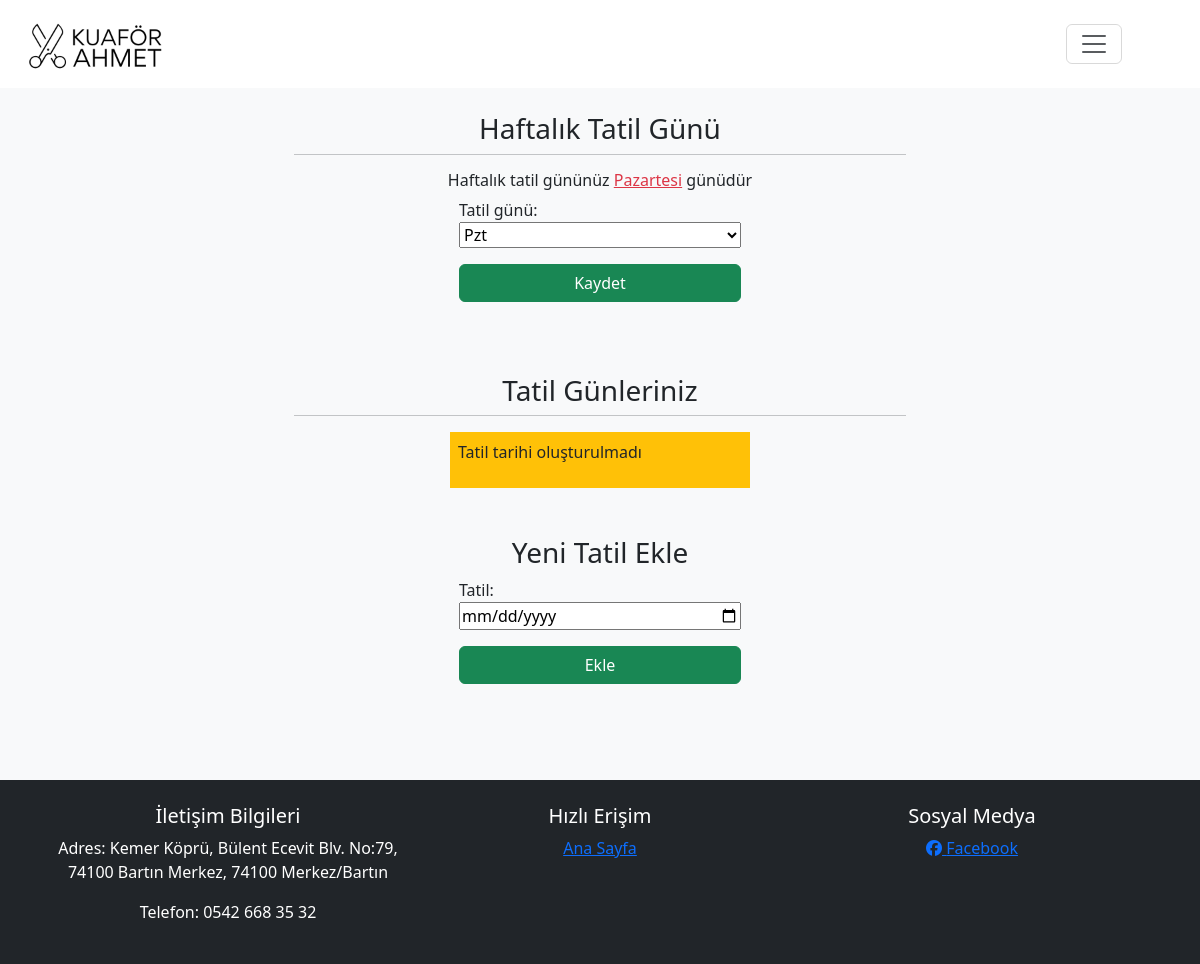
Before: /tatil (signed in) with the older database file.
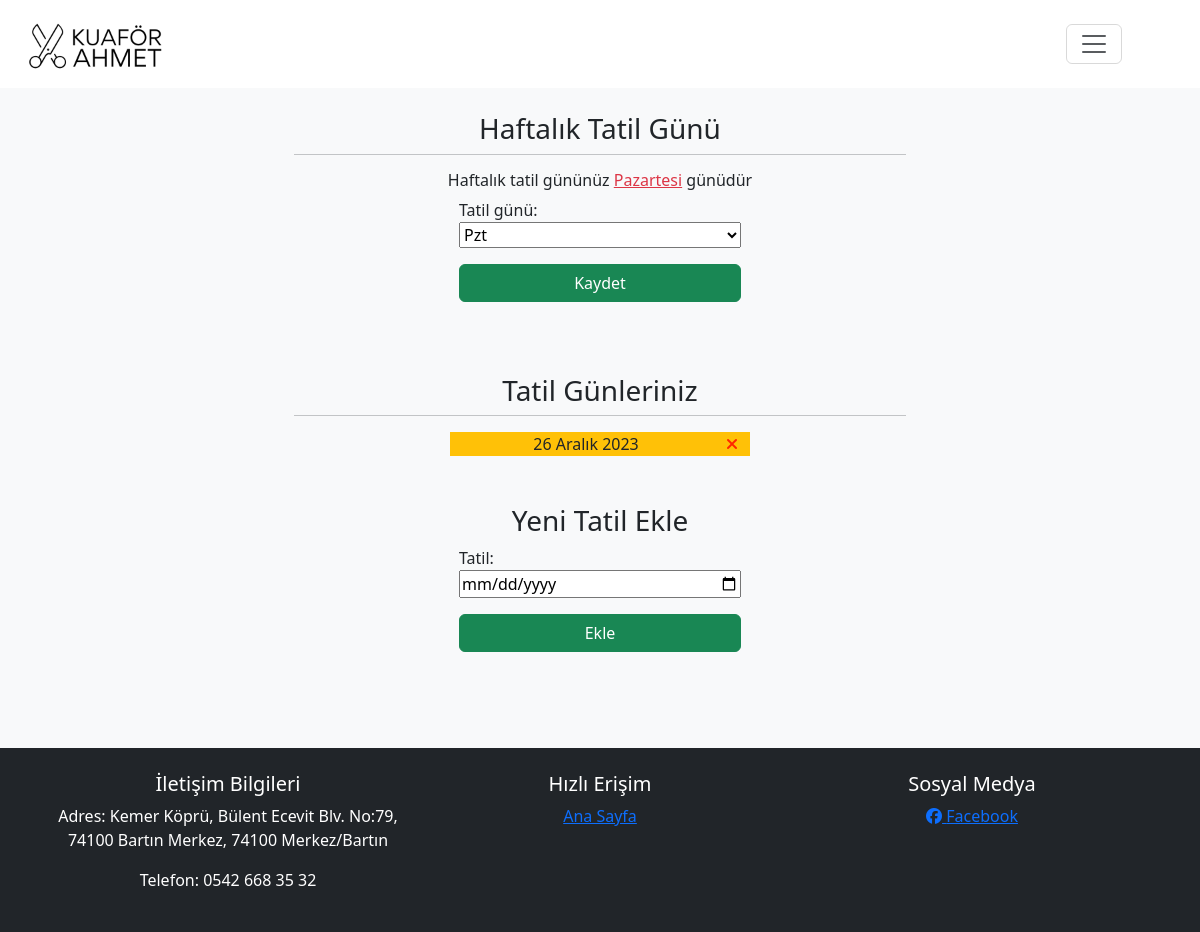
After: the same page with the newer database file.
### berberAhmetApp/models.py (models this page shows)
class Tatil(models.Model):
    tatil = models.DateField(("Tatil"), auto_now=False, auto_now_add=False,null=True, unique=True)

### berberAhmetApp/views.py (the view)
# urls.py: path("tatil", tatil, name="tatil"),
def tatil(request):
    context={}
    if not request.user.is_superuser:
        return redirect("404")
    if request.method=="POST":
        form=TatilForm(request.POST)
        if form.is_valid():
            tatil_value = form.cleaned_data['tatil']
            iptalRandevu = Randevu.objects.filter(Tarih__date = tatil_value)
            if iptalRandevu:
                for r in iptalRandevu:
                    iptalInfo.objects.create(
                        user=r.Müsteri,
                        Tarih=r.Tarih
                    )
                    r.delete()
                form.save()
                return redirect("twilio")
            else:
                form.save()
                return redirect("tatil")
    else:
        haftaTatilGun = haftaTatil.objects.first()
        context["tatilGunu"] = haftaTatilGun
        context["form"] = TatilForm()
        tatiller = Tatil.objects.all().order_by("-tatil")
        context["tatiller"] = tatiller
        context["form1"] = haftaTatilForm(instance=haftaTatilGun)
        return render(request, "tatil.html", context)

### berberAhmetApp/form.py
class TatilForm(forms.ModelForm):
    class Meta:
        model = Tatil
        fields = [ "tatil" ]
        widgets = {
            'tatil': forms.DateInput(attrs={'type': 'date'})
        }

class haftaTatilForm(forms.ModelForm):
    class Meta:
        model = haftaTatil
        fields = [ "gün" ]

### berberAhmetApp/models.py (called while the page is built)
    def __str__(self):
        return self.günler

### berberAhmetApp/templates/tatil.html (shortened to what this page needs)
{% extends "base.html" %}
{% load static %}
{% block content %}
{% load exp_tags %}
<div class="row d-flex justify-content-center my-4">
  <h3 class="text-center">Haftalık Tatil Günü</h3>
  <hr class="w-50">
  <h6 class= "text-center">Haftalık tatil gününüz
    {% if   tatilGunu.gün.günler == "Paz"%}  <span class="text-danger text-decoration-underline"> Pazar</span>
    {% elif tatilGunu.gün.günler == "Cmt" %} <span class="text-danger text-decoration-underline"> Cumartesi</span>
    {% elif tatilGunu.gün.günler == "Cum" %} <span class="text-danger text-decoration-underline"> Cuma</span>
    {% elif tatilGunu.gün.günler == "Prş" %} <span class="text-danger text-decoration-underline"> Perşembe</span>
    {% elif tatilGunu.gün.günler == "Çrş" %} <span class="text-danger text-decoration-underline"> Çarşamba</span>
    {% elif tatilGunu.gün.günler == "Sal" %} <span class="text-danger text-decoration-underline"> Salı</span>
    {% elif tatilGunu.gün.günler == "Pzt" %} <span class="text-danger text-decoration-underline"> Pazartesi</span>
    {% endif %}günüdür
  </h6>
  <form class="d-flex flex-column col-8 col-lg-3 mb-4" action="{% url 'haftalıkTatil' tatilGunu.id %}" method="POST" autocomplete="off">
    {{form1}}
    <button class="mt-3 btn btn-success" type="submit">Kaydet</button>
  </form>
  <h3 class="text-center mt-5">Tatil Günleriniz</h3>
  <hr class="w-50">
  {% for tatil in tatiller %}
  <div class="row justify-content-center">
  <div class="tatiller d-flex gap-3 bg-warning col-6 col-lg-3">
  <p class="m-auto"> {{tatil.tatil}} </p>
  <span class=""><a href="{% url 'tatilIptal' tatil.id %}"><i class="fa-solid fa-xmark" style="color: #ff2600;"></i></a></span>
</div>
</div>
{% empty %}
<div class="row justify-content-center">
  <div class="tatiller d-flex gap-3 bg-warning col-6 col-lg-3 text-center p-2">
  <p> Tatil tarihi oluşturulmadı </p>
</div>
</div>
  {% endfor %}
  <h3 class="text-center mt-5">Yeni Tatil Ekle</h3>
    <form class="d-flex flex-column col-8 col-lg-3 mb-4" action="{% url 'tatil' %}" method="POST" autocomplete="off">
  {{form}}
<button class="mt-3 btn btn-success mb-5" type="submit">Ekle</button>
</form>
</div>
{% endblock content %}

Changed rows visible on the page:
added Tatil: tatil "26 Aralık 2023"
Other visible differences:
text no longer shown: "Tatil tarihi oluşturulmadı"
